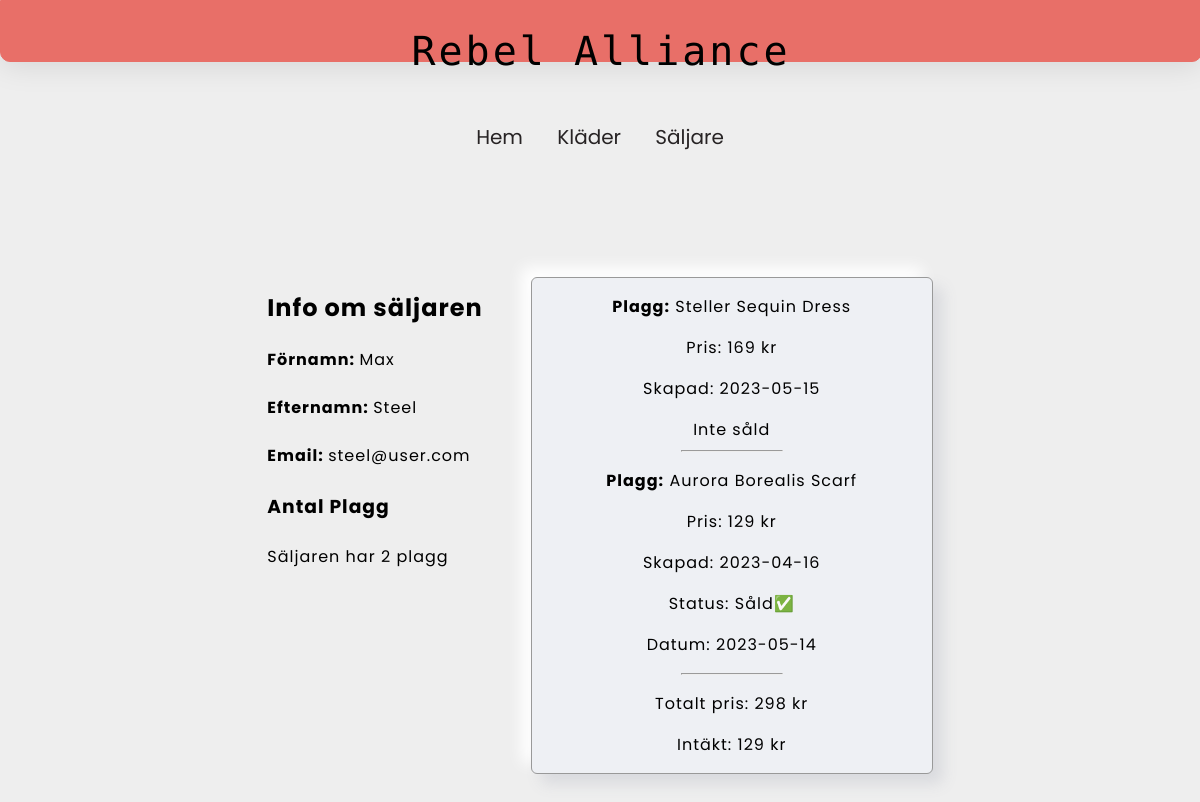
Screenshot of /show-seller.php?id=1 with the database file from the repository.
### tables this page shows
CREATE TABLE `garments` (
  `id` int NOT NULL AUTO_INCREMENT,
  `garment` varchar(42) NOT NULL,
  `price` int NOT NULL,
  `date_added` varchar(42) DEFAULT NULL,
  `sold_status` tinyint(1) DEFAULT NULL,
  `sold_date` date DEFAULT NULL,
  `seller_id` int DEFAULT NULL,
  PRIMARY KEY (`id`),
  KEY `fk_seller_id` (`seller_id`)
);

### classes/db.php (called while the page is built, shortened)
<?php
class DB {
    public function __construct(PDO $pdo)
    {
      $this->pdo = $pdo;
    }
}

### classes/garment-model.php (called while the page is built, shortened)
<?php
require_once "db.php";
class GarmentModel extends DB {
         public function getCountGarments($sellerId) {
            $sql = "SELECT COUNT(*) AS total FROM garments WHERE seller_id = ?";
            $stmt = $this->pdo->prepare($sql);
            $stmt->execute([$sellerId]);
            $result = $stmt->fetch(PDO::FETCH_ASSOC);
            return $result['total'];
        }
         public function getTotalCost($sellerId){
            $sql = "SELECT SUM(price) AS totalCost FROM garments WHERE seller_id = ?";
            $stmt = $this->pdo->prepare($sql);
            $stmt->execute([$sellerId]);
            $result = $stmt->fetch(PDO::FETCH_ASSOC);
            return $result['totalCost'];
        }
         public function getEarningsPerSeller($sellerId) {
            $sql = "SELECT SUM(price) AS earnings FROM garments WHERE seller_id = ? AND sold_status IS True";
            $stmt = $this->pdo->prepare($sql);
            $stmt->execute([$sellerId]);
            $result = $stmt->fetch(PDO::FETCH_ASSOC);
            return $result['earnings'];
        }
}

### classes/seller-model.php (called while the page is built, shortened)
<?php
require_once "db.php";
class SellerModel extends DB {
    public function getSellerWithGarments(int $id) {
    $sql = "SELECT sellers.id, sellers.first_name, sellers.last_name, sellers.email, garments.garment, garments.price, garments.date_added, garments.sold_status, garments.sold_date, garments.seller_id FROM sellers
    JOIN garments ON sellers.id = garments.seller_id
    WHERE sellers.id = ?";
    $stmt = $this->pdo->prepare($sql);
    $stmt->execute([$id]);
    $result = $stmt->fetchAll(PDO::FETCH_ASSOC);
    if($result) {
        $seller = [
            "id" => $result[0]['id'],
            "first_name" => $result[0]['first_name'],
            "last_name" => $result[0]['last_name'],
            "email" => $result[0]['email'],
        ];
        foreach($result as $res) {
            $seller["garments"][] = [
                "garment" => $res['garment'],
                "price" => $res['price'],
                "date_added" => $res['date_added'],
                "sold_status" => $res['sold_status'],
                "sold_date" => $res['sold_date']
            ];
        }
            return $seller;
        }
        return null;
    }
}

### views/seller-view-ex.php (the view, shortened to what this page needs)
<?php
require_once 'classes/seller-model.php';
require_once 'classes/garment-model.php';
class ShowSellerView {
    private $garmentModel;
    public function __construct(PDO $pdo) {
        $this->garmentModel = new GarmentModel($pdo);
    }
    public function renderChosenSellerInfo(array $seller) {
                $sellerId = $seller['id'];
                $totlaGarments = $this->garmentModel->getCountGarments($sellerId);
                $garmentCost = $seller['id'];
                $garmentSum = $seller['id'];
                echo "<section class='show-seller'>";
                echo "<div class='seller-info'>
                            <h2>Info om säljaren</h2>
                            <p><strong>Förnamn: </strong> {$seller['first_name']} </p>
                            <p><strong>Efternamn: </strong> {$seller['last_name']} </p>
                            <p><strong>Email: </strong> {$seller['email']}</p>
                            <div>
                            <h3>Antal Plagg</h3>
                            <p>Säljaren har {$totlaGarments} plagg</p>
                            </div>
                        </div>";
                echo "<div class='seller-garment'>";
                foreach($seller['garments'] as $garment) {
                    echo "<p class='item'><strong>Plagg:</strong> {$garment['garment']}</p>";
                    echo "<p class='item'>Pris: {$garment['price']} kr</p>";
                    echo "<p class='item'>Skapad: {$garment['date_added']}</p>";
                     if($garment['sold_status'] == true){
                     echo "<span class='item'>Status: Såld✅</span>";
                     } else {
                        echo "<span class='item'>Inte såld</span>";
                     }
                     if($garment['sold_date'] !== NULL) {
                        echo "<p class='item'>Datum: {$garment['sold_date']}</p>";
                     }
                     echo "<hr>";
                     $totalCost = $this->garmentModel->getTotalCost($garmentCost);
                     $earningsSum = $this->garmentModel->getEarningsPerSeller($garmentSum);
                }
                echo "<p class='item'>Totalt pris: {$totalCost} kr</p>";
                if($earningsSum == NULL) {
                    echo "<p class='item'>Intäkt: 0 kr</p>";
                    } else {
                        echo "<p class='item'>Intäkt: {$earningsSum} kr</p>";
                    }
                echo "</div>";
                echo "</section>";
    }
}

### style/style.css (style rules this page uses)
html { height: 100%; width: 100%; }
body { background-color: #eee; box-sizing: border-box; height: 980px; margin: 0; font-family: 'Poppins', sans-serif; overflow-x: hidden; text-align: center; }
hr { width: 100px; }
.show-seller { margin-top: 10%; display: flex; flex-direction: row; justify-content: center; }
.seller-info { margin-right: 3rem; letter-spacing: 1px; line-height: 2rem; text-align: left; }
.seller-garment { margin-top: 5px; background: #EEF0F4; border: 1px solid #999999; border-radius: 6px; box-shadow: 9.91px 9.91px 15px #D9DADE, -9.91px -9.91px 15px #FFFFFF; width: 400px; height: auto; letter-spacing: 1px; }

### rows the page displays
garments: garment "Steller Sequin Dress", price "169", date_added "2023-05-15", shows "Inte såld"
garments: garment "Aurora Borealis Scarf", price "129", date_added "2023-04-16", sold_status "Status: Såld✅", sold_date "2023-05-14"

### other values shown
$seller['first_name'] "Max"
$seller['last_name'] "Steel"
$seller['email'] "steel@user.com"
$totlaGarments "2"
$totalCost "298"
$earningsSum "129"
